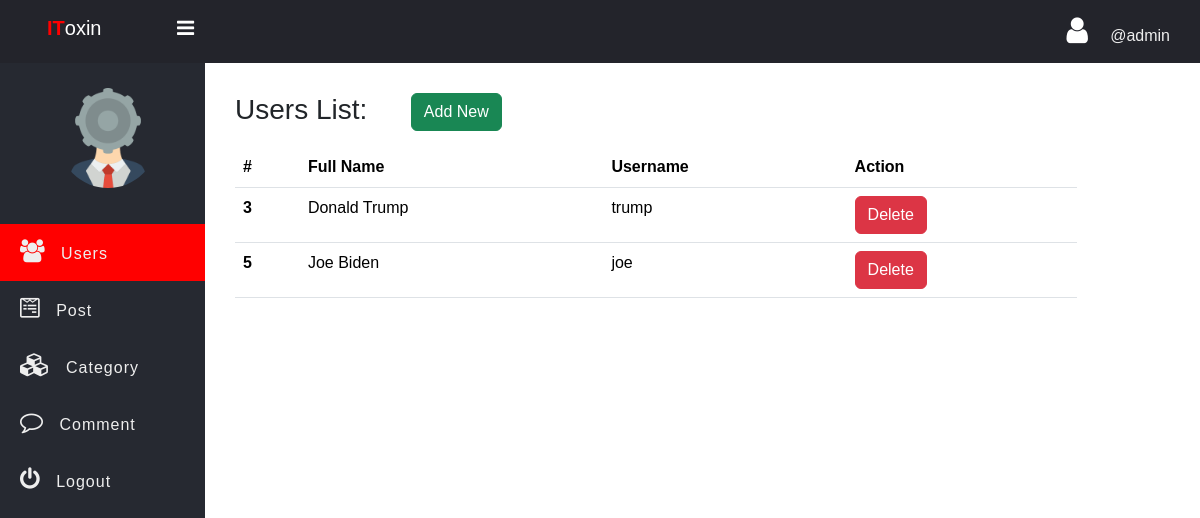
The app's page /admin/users.php (signed in) with its own data.
### tables this page shows
CREATE TABLE `users` (
  `id` int(11) NOT NULL,
  `fname` varchar(255) NOT NULL,
  `username` varchar(255) NOT NULL,
  `password` varchar(255) NOT NULL
);

### admin/data/User.php (called while the page is built, shortened)
<?php
function getAll($conn) {
    $sql = "SELECT id, fname, username FROM users";
    $stmt = $conn->prepare($sql);
    $stmt->execute();
    if($stmt->rowCount() >= 1) {
        $data = $stmt->fetchAll();
        return $data;
    } else {
        return 0;
    }
}

### admin/users.php (the view, shortened to what this page needs)
<?php
if (isset($_SESSION['admin_id']) && isset($_SESSION['username'])) {
?>
	<!DOCTYPE html>
	<html>
	<head>
		<link rel="stylesheet" href="https://stackpath.bootstrapcdn.com/font-awesome/4.7.0/css/font-awesome.min.css">
		<link href="https://cdn.jsdelivr.net/npm/bootstrap@5.3.3/dist/css/bootstrap.min.css" rel="stylesheet">
		<link rel="stylesheet" href="../css/side-bar.css">
		<link rel="stylesheet" href="../css/style.css">
	</head>
	<body>
		<?php
		include "inc/side-nav.php";
		include_once("data/User.php");
		include_once("../db_conn.php");
		$users = getAll($conn);
		?>
		<div class="main-table">
			<h3 class="mb-3">Users List:
				&emsp;
				<a href="../signup.php"
				   class="btn btn-success">Add New</a>
			</h3>
			<?php if ($users != 0) {
			?>
				<table class="table t1">
					<thead>
						<tr>
							<th scope="col">#</th>
							<th scope="col">Full Name</th>
							<th scope="col">Username</th>
							<th scope="col">Action</th>
						</tr>
					</thead>
					<tbody>
						<?php foreach ($users as $user) {
						?>
							<tr>
								<th scope="row"><?= $user['id'] ?></th>
								<td><?= $user['fname'] ?></td>
								<td><?= $user['username'] ?></td>
								<td>
									<a href="user-delete.php?user_id=<?= $user['id'] ?>" class="btn btn-danger">Delete</a>
								</td>
							</tr>
						<?php }
						?>
					</tbody>
				</table>
			<?php } else {
			?>
				<div class="alert alert-warning">
					Empty!
				</div>
			<?php }
			?>
		</div>
		</section>
		</div>
	</body>
	</html>
<?php } else {
	header("Location: ../admin-login.php");
	exit;
} ?>

### CSS/side-bar.css (style rules this page uses)
* { padding: 0; margin: 0; box-sizing: border-box; font-family: arial, sans-serif; }

### CSS/style.css (style rules this page uses)
.main-table { width: 90%; max-width: 1200px; }

### records on screen
users: id "3", fname "Donald Trump", username "trump"
users: id "5", fname "Joe Biden", username "joe"

### other values on screen
$_SESSION['username'] "admin"
